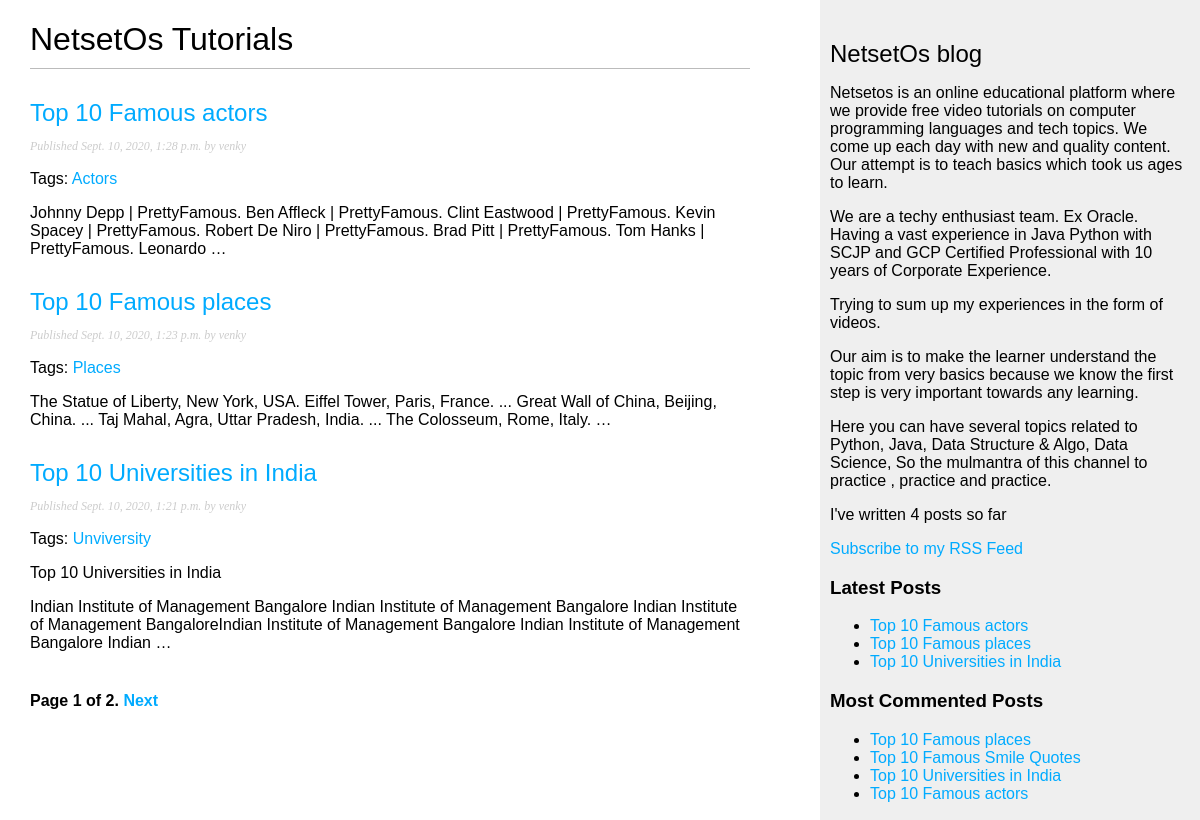
Screenshot of /blog/ with the database file from the repository.
### blog/models.py (models this page shows, shortened)
class Post(models.Model):
    STATUS_CHOICES= ( ('draft','Draft'),('published','Published'),
                      )
    title = models.CharField(max_length=250)
    slug = models.SlugField(max_length=250, unique_for_date='publish')
    author = models.ForeignKey(User,on_delete=models.CASCADE,related_name='blog_posts')
    body = models.TextField()
    publish = models.DateTimeField(default=timezone.now)
    created = models.DateTimeField(auto_now_add=True)
    updated = models.DateTimeField(auto_now=True)
    status = models.CharField(max_length=10,choices=STATUS_CHOICES,default='draft')
    objects = models.Manager()
    published = PublishedManager()
    tags = TaggableManager()
    def get_absolute_url(self):
        return reverse('blog:post_detail',
                    args=[self.publish.year,
                          self.publish.month,
                          self.publish.day,
                          self.slug])
    class Meta:
        ordering = ('-publish',)

### blog/views.py (the view)
# urls.py: path('', views.post_list, name='post_list'),
def post_list(request,tag_slug=None):
    object_list = Post.published.all()
    tag = None
    if tag_slug:
        tag = get_object_or_404(Tag,slug=tag_slug)
        object_list = object_list.filter(tags__in=[tag])
    paginator = Paginator(object_list,3)# 3 posts at single page
    page = request.GET.get('page')
    try:
        posts = paginator.page(page)
    except PageNotAnInteger:
        posts = paginator.page(1)
    except EmptyPage:
        posts = paginator.page(paginator.num_pages)
    return render(request,'blog/post/list.html',{'page':page,'posts':posts,'tag':tag})

### blog/models.py (called while the page is built)
    def get_queryset(self):
        return super(PublishedManager,self).get_queryset().filter(status='published')

### blog/templatetags/blog_tags.py (called while the page is built)
@register.simple_tag
def total_posts():
    return Post.published.count()

@register.simple_tag
def get_most_commented_posts(count=5):
    return Post.published.annotate(
        total_comments=Count('comments')
    ).order_by('-total_comments')[:count]

@register.inclusion_tag('blog/post/latest_posts.html')
def show_latest_posts(count=5):
    latest_posts = Post.published.order_by('-publish')[:count]
    return {'latest_posts':latest_posts}

@register.filter(name='markdown')
def markdown_format(text):
    return mark_safe(markdown.markdown(text))

### blog/templates/blog/post/list.html (shortened to what this page needs)
{% extends "blog/base.html" %}
{% load blog_tags %}
{% block content %}
  <h1>NetsetOs Tutorials</h1>
  {% for post in posts %}
    <h2>
      <a href="{{ post.get_absolute_url }}">
        {{ post.title }}
      </a>
    </h2>
    <p class="date">
      Published {{ post.publish }} by {{ post.author }}
    </p>
<p class="tags">
  Tags:
  {% for tag in post.tags.all %}
  <a href="{% url "blog:post_list_by_tag" tag.slug %}">
  {{ tag.name }}
  </a>
  {% endfor %}
</p>
    {{ post.body | markdown |truncatewords:30 }}
  {% endfor %}
{% include "pagination.html" with page=posts %}
{% endblock %}

### blog/templates/blog/base.html (shortened to what this page needs)
{% load blog_tags %}
{% load static %}
<html>
<head>
  <link href="{% static "css/blog.css" %}" rel="stylesheet">
</head>
<body>
  <div id="content">
    {% block content %}
    {% endblock %}
  </div>
  <div id="sidebar">
    <h2>NetsetOs blog</h2>
    <p>Netsetos is an online educational platform where we provide free video tutorials on computer programming languages and tech topics. We come up each day with new and quality content.
      Our attempt is to teach basics which took us ages to learn.</p>
    <p>We are a techy enthusiast team. Ex Oracle. Having a vast experience in Java Python with SCJP and GCP Certified Professional with 10 years of Corporate Experience.</p>
    <p>Trying to sum up my experiences in the form of videos.</p>
    <p>Our aim is to make the learner understand the topic from very basics because we know the first step is very important towards any learning.</p>
<p>Here you can have several topics related to Python, Java, Data Structure & Algo, Data Science, So the mulmantra of this channel to practice , practice and practice.</p>
    <p>I've written {% total_posts %} posts so far</p>
      <p>
          <a href="{% url "blog:post_feed" %}">Subscribe to my RSS Feed</a>
      </p>
    <h3>Latest Posts</h3>
    {% show_latest_posts 3 %}
    <h3>Most Commented Posts</h3>
    {% get_most_commented_posts as most_commented_posts %}
    <ul>
      {% for post in most_commented_posts %}
      <li>
        <a href="{{ post.get_absolute_url }}">{{ post.title }}</a>
      </li>
      {% endfor %}
    </ul>
  </div>
</body>
</html>

### blog/templates/pagination.html (shortened to what this page needs)
<div class="pagination">
    <span class="step-links">
    <span class="current">
        Page {{ page.number }} of {{ page.paginator.num_pages }}.
    </span>
        {% if page.has_next %}
        <a href="?page={{ page.next_page_number }}">Next</a>
        {% endif %}
    </span>
</div>

### blog/templates/blog/post/latest_posts.html
<ul>
    {% for post in latest_posts %}
    <li>
        <a href="{{ post.get_absolute_url }}">{{ post.title }}</a>
    </li>
    {% endfor %}
</ul>

### blog/static/css/blog.css (style rules this page uses)
body { margin:0; padding:0; font-family:helvetica, sans-serif; }
a { color:#00abff; text-decoration:none; }
h1 { font-weight:normal; border-bottom:1px solid #bbb; padding:0 0 10px 0; }
h2 { font-weight:normal; margin:30px 0 0; }
#content { float:left; width:60%; padding:0 0 0 30px; }
#sidebar { float:right; width:30%; padding:10px; background:#efefef; height:100%; }
p.date { color:#ccc; font-family: georgia, serif; font-size: 12px; font-style: italic; }
.pagination { margin:40px 0; font-weight:bold; }

### rows the page displays
Post: title "Top 10 Famous actors", publish "Sept. 10, 2020, 1:28 p.m.", author "venky", body "Johnny Depp | PrettyFamous. Ben Affleck | PrettyFamous. Clint Eastwood | PrettyFamous. Kevin Spacey | PrettyFamous. Robert De Niro | PrettyFamous. Brad Pitt | PrettyFamous. Tom Hanks | PrettyFamous. Leonardo …"
Tag: name "Actors"
Post: title "Top 10 Famous places", publish "Sept. 10, 2020, 1:23 p.m.", author "venky", body "The Statue of Liberty, New York, USA. Eiffel Tower, Paris, France. ... Great Wall of China, Beijing, China. ... Taj Mahal, Agra, Uttar Pradesh, India. ... The Colosseum, Rome, Italy. …"
Tag: name "Places"
Post: title "Top 10 Universities in India", publish "Sept. 10, 2020, 1:21 p.m.", author "venky", body "Top 10 Universities in India Indian Institute of Management Bangalore Indian Institute of Management Bangalore Indian Institute of Management BangaloreIndian Institute of Management Bangalore Indian Institute of Management Bangalore Indian …"
Tag: name "Unviversity"
Post: title "Top 10 Famous Smile Quotes"

### other values shown
{{ page.number }} "1"
{{ page.paginator.num_pages }} "2"
